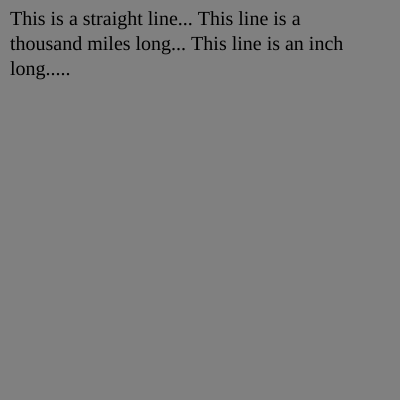
Frame 1 (no input)
Frame 60 (no input): identical to frame 1, image omitted
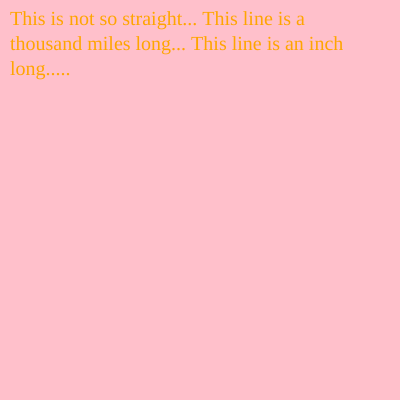
Frame 120 (the mouse pressed at the canvas centre since frame 60)

The p5.js sketch that drew these frames (run headless with seeded random() and noise() and a simulated clock; from frame 60 on, the mouse is pressed at the canvas centre):

// p5.js sketch
// ── sketch.js
//declare variables for use throughout the program 
let source_text = 'This is a straight line... This line is a thousand miles long... This line is an inch long.....';
let search_word = 'a straight line';
let replace_word= 'not so straight';
 
let altered_text;
let backgroundColor;
let textColor;
function setup() {
  createCanvas(400, 400);
  //replace substitute word in string 
  altered_text = source_text.replaceAll(search_word, replace_word); 
}

function draw() {
  background(20,25,100);
  textFont ('Baskerville');
  textSize(20);
  
  if(mouseIsPressed){
    
    show_text = altered_text;
    backgroundColor = 'pink';
    textColor = 'orange';
  } else {
    show_text = source_text;
    backgroundColor = 'gray';
    textColor = 'black'
  }
  background(backgroundColor);
  fill(textColor);
  text(show_text, 10, 10, width*0.9);
}
